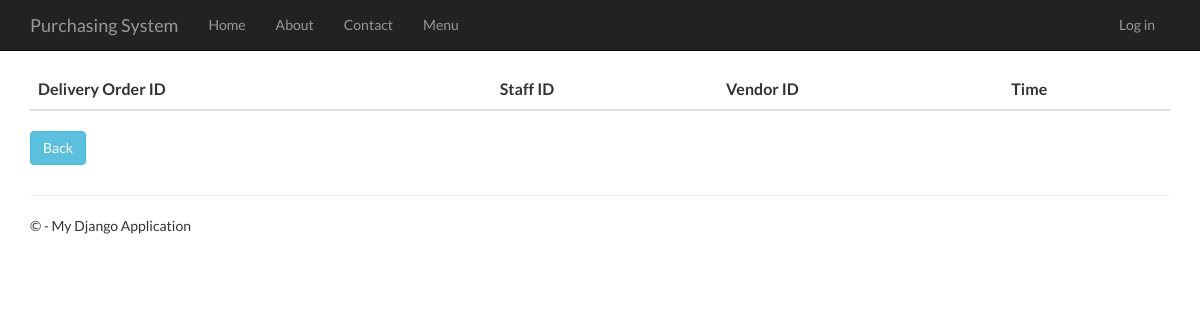
Before: /deliveryorderhistory with the older database file.
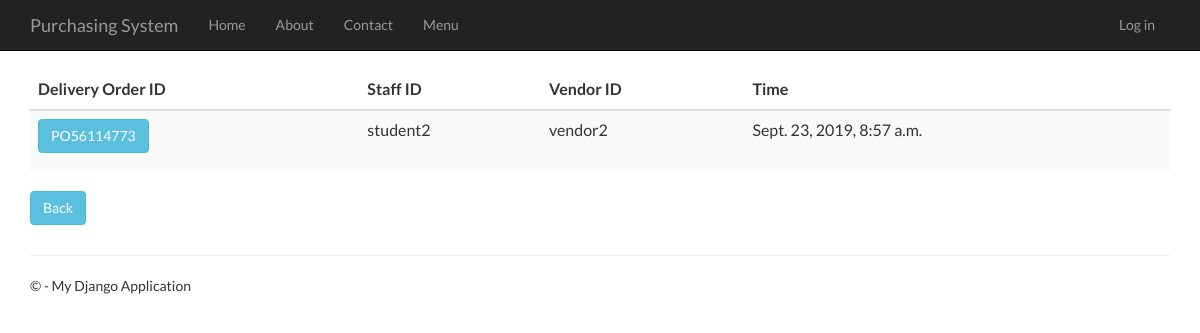
After: the same page with the newer database file.
### DeliveryOrder/models.py (models this page shows, shortened)
class DeliveryOrder(models.Model):
    delivery_order_id = models.CharField(primary_key=True, max_length=10)
    shipping_instructions = models.TextField()
    time_created = models.DateTimeField()
    description = models.TextField(null=True,default=None, blank=True)
    total_price = models.DecimalField(max_digits=10, decimal_places=2, default=Decimal('0.00'))
    person_id = models.ForeignKey(Person)
    vendor_id = models.ForeignKey(Vendor)
    purchase_order_id = models.OneToOneField(PurchaseOrder)

### app/models.py (models this page shows, shortened)
class Person(models.Model):
    user_id = models.OneToOneField(User)
    person_id = models.CharField(primary_key=True, max_length=10)
    person_name = models.TextField()
    person_address = models.TextField()
    person_phone_number = models.TextField()
    person_role = models.TextField(default = 'MANAGER')

class Vendor(models.Model):
    vendor_id = models.CharField(primary_key=True, max_length=10)
    vendor_name = models.TextField()
    vendor_phone_number = models.TextField()
    vendor_address = models.TextField()
    vendor_email = models.TextField()
    def __str__(self):
        return str(self.vendor_id)

### DeliveryOrder/views.py (the view)
# urls.py: url(r'^deliveryorderhistory', DeliveryOrder.views.deliveryorderhistory, name="delivery_order_history"),
def deliveryorderhistory(request):
    delivery_orders = DeliveryOrder.objects.all()
    context = {
            'title':'delivery Order History',
            'rows':delivery_orders
        }
    return render(request,'DeliveryOrder/deliveryorderhistory.html',context)

### DeliveryOrder/templates/DeliveryOrder/deliveryorderhistory.html
﻿{% extends "app/layout.html" %}
{% block content %}
<div class="purcahseorderhistory margintop" action="menu" >
    <form action="deliveryorderhistorydetails" method="GET">
        <table class="table table-striped margintop">
          <thead>
            <tr>
              <th scope="col">Delivery Order ID</th>
              <th scope="col">Staff ID</th>
              <th scope="col">Vendor ID</th>
              <th scope="col">Time</th>
            </tr>
          </thead>
          <tbody>
              {% for r in rows %}
            <tr>
                 <td><button type="submit" name="do_id" value="{{r.delivery_order_id}}" class="btn btn-info" >{{r.delivery_order_id}}</button></td>
                 <td>{{r.person_id.person_id}}</td>
                 <td>{{r.vendor_id}}</td>
                 <td>{{r.time_created}}</td>
            </tr>
              {% endfor %}
          </tbody>
        </table>
        <div class="margintop">
            <a type="submit" class="btn btn-info" href="/menu">Back</a>
        </div>
    </form>
</div>
{% endblock %}

Changed rows visible on the page:
added DeliveryOrder: delivery_order_id "PO56114773", person_id.person_id "student2", vendor_id "vendor2", time_created "Sept. 23, 2019, 8:57 a.m."
